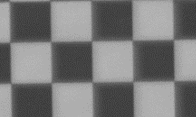
#> input picture board_r.png, 196 x 117 px; the run also reads 2 pictures not shown here
$ python getFocalLength.py
#> lines starting #> are read from the running program, lines starting #| are printed output that depends on the picture; long printed decimals are rounded
#> further down, img1 is the input picture: shape (117, 196, 4); mean R, G, B, A 120.9, 120.9, 120.9, 255
import skimage.io as skio
import skimage as sk
from skimage.transform import rotate
import numpy as np
import matplotlib.pyplot as plt
import scipy.interpolate as interpolate
import scipy.optimize as optimize

def intersectionPoints(xarray, yarray1, yarray2):
	p1 = interpolate.interp1d(xarray, yarray1, bounds_error = False, fill_value=0.)
	p2 = interpolate.interp1d(xarray, yarray2, bounds_error = False, fill_value=0.)

	def pdiff(x):
		return p1(x)-p2(x)

	x_min = xarray[0]
	x_max = xarray[-1]
	x_mid = np.linspace(xarray[0], xarray[-1], num = 1000);
	roots = set()
	for val in x_mid:
		root, infodict, ier, mesg = optimize.fsolve(pdiff, val, full_output = True)
		if ier == 1 and x_min < root < x_max:
			roots.add(round(root[0], 5))
	return roots

def getscanLine(img):
	i = img.shape[0] / 2
	return i

def compensation(img, white):
	img = sk.img_as_float(img)
	white = sk.img_as_float(white)
	img /= white
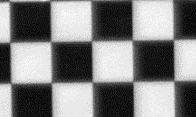
#> img: shape (117, 196) float64; min 0.316, max 1.05, mean 0.683; drawn with min black and max white
	img = ((img - img.min()) / (img.max() - img.min())) * 255
	return img.astype('uint8')

def getH(img, whiteList, angel):
	img = compensation(img, whiteList[:, :, 0])
	img = sk.img_as_ubyte(rotate(img, angel))
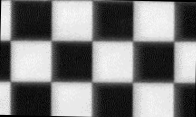
#> img: shape (117, 196); min 0, max 253, mean 126.3
	scanLine = int(getscanLine(img))
#> scanLine = 58
	skio.imsave("out.png", img)
	line = img[scanLine,]
#> line = 196 values, max 247 at index 26, min 7 at index 76, mean 134.6

	black = np.arange(128)
	numOfBlack, temp = np.histogram(line, bins = range(0, 129))
#> numOfBlack = 128 values, max 11 at index 19, min 0 at index 0, mean 0.719; temp = 129 values from 0 to 128
	B = (numOfBlack * black).sum()/numOfBlack.sum()
#> B = 30.03
	print(B)
#| 30.033

	white = np.arange(128, 256)
	numOfWhite, temp = np.histogram(line, bins = range(128, 257))
#> numOfWhite = 128 values, max 25 at index 105, min 0 at index 0, mean 0.812; temp = 129 values from 128 to 256
	W = (numOfWhite * white).sum()/numOfWhite.sum()
#> W = 227.2
	print(W)
#| 227.163

	G = (W - B) / 2 + B
#> G = 128.6

	print(int(G))
#| 128

	gray = np.zeros(img.shape[1]) + G
#> gray = 196 values from 128.6 to 128.6

	#print(intersectionPoints(range(0, img.shape[1]), line, gray))

	coordinates = list(intersectionPoints(range(0, img.shape[1]), line, gray))
#> the loop in intersectionPoints, `for val in x_mid:` made 1000 passes
#> (root, ier) on passes 1 to 3: ([-7.69], 1), ([-8.28], 1), ([-8.28], 1)
#> after the loop in intersectionPoints, `for val in x_mid:`: roots = 5 items
#> coordinates = [133, 10.55, 174, 51.51, 92.34]

	#coordinates = np.argwhere(np.diff(np.sign(line - gray)) != 0).reshape(-1) + 0
	#print(coordinates)
	coordinates.sort()
	print(coordinates)
#| [10.546, 51.511, 92.344, 133.015, 173.957]

	if (len(coordinates) % 2 != 0):
		coordinates = coordinates[0 : - 1]
#> coordinates = [10.55, 51.51, 92.34, 133]

	s = abs(coordinates[0] - coordinates[-1])/ (len(coordinates) - 1)
#> s = 40.82
	print(s)
#| 40.823

	print("\n-----------------------------------------\n")

	plt.plot(range(0, img.shape[1]), line, gray)
	plt.show()
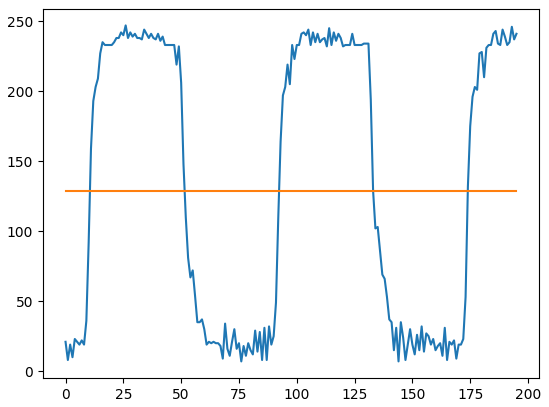
#> figure drawn by matplotlib, 1 panel; curve peaks at x = 26, y = 247
	return s

def getFocus(h1, h2, H, R1, R2):
	l = (h2 * (H + h1) * R2 - h1 * (H + h2) * R1)/(h2 * (H + h1) - h1 * (H + h2))
	nu = (h2 * (R2 - l))/(H + h2)
	return (nu * H)/(H + h1), (nu * H)/(H + h2)

img1 = skio.imread('board_r.png')
whiteList = skio.imread('white_r.png')
img_r = img1[:, :, 0]
h_r = getH(img_r, whiteList, -1.3)
#> h_r = 40.82

img2 = skio.imread('board_g.png')
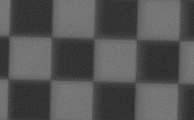
#> input picture board_g.png, 194 x 120 px
#> img2 is the input picture: shape (120, 194, 4); mean R, G, B, A 84.2, 84.2, 84.2, 255
whiteList = skio.imread('white_g.png')
img_g = img2[:, :, 0]
h_g = getH(img_g, whiteList, 1.6)
#> call 2 of getH, with angel = 1.6
#> in compensation (call 2), `img /= white`:
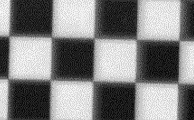
#> img: shape (120, 194) float64; min 0.336, max 1.03, mean 0.691; drawn with min black and max white
#> in getH (call 2), `img = sk.img_as_ubyte(rotate(img, angel))`:
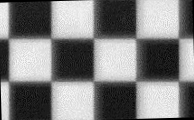
#> img: shape (120, 194); min 0, max 250, mean 127.8
#> in getH (call 2), `scanLine = int(getscanLine(img))`: scanLine = 60
#> in getH (call 2), `line = img[scanLine,]`: line = 194 values, max 248 at index 17, min 10 at index 168, mean 131.2
#> in getH (call 2), `numOfBlack, temp = np.histogram(line, bins = range(0, 129))`: numOfBlack = 128 values, max 5 at index 24, min 0 at index 0, mean 0.727; temp = 129 values from 0 to 128
#> in getH (call 2), `B = (numOfBlack * black).sum()/numOfBlack.sum()`: B = 36.66
#| 36.656
#> in getH (call 2), `numOfWhite, temp = np.histogram(line, bins = range(128, 257))`: numOfWhite = 128 values, max 7 at index 115, min 0 at index 0, mean 0.789; temp = 129 values from 128 to 256
#> in getH (call 2), `W = (numOfWhite * white).sum()/numOfWhite.sum()`: W = 218.2
#| 218.238
#> in getH (call 2), `G = (W - B) / 2 + B`: G = 127.4
#| 127
#> in getH (call 2), `gray = np.zeros(img.shape[1]) + G`: gray = 194 values from 127.4 to 127.4
#> the loop in intersectionPoints (call 2), `for val in x_mid:` made 1000 passes
#> (root, ier) on passes 1 to 3: ([8.81], 5), ([8.81], 5), ([8.81], 5)
#> in getH (call 2), `coordinates = list(intersectionPoints(range(0, img.shape[1]), line, gr..`: coordinates = [8.81, 136.3, 178.8, 51.55, 93.68]
#| [8.813, 51.554, 93.677, 136.264, 178.766]
#> in getH (call 2), `coordinates = coordinates[0 : - 1]`: coordinates = [8.81, 51.55, 93.68, 136.3]
#> in getH (call 2), `s = abs(coordinates[0] - coordinates[-1])/ (len(coordinates) - 1)`: s = 42.48
#| 42.484
#> in getH (call 2), `plt.show()`:
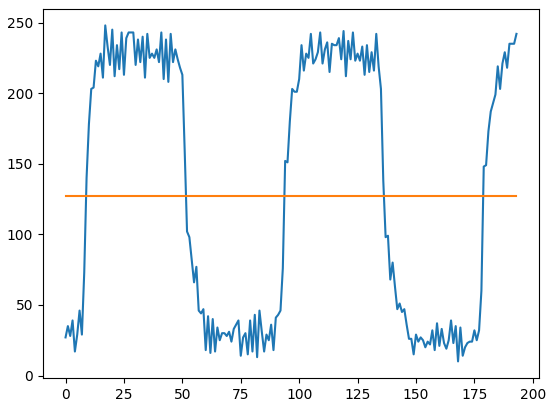
#> figure drawn by matplotlib, 1 panel; curve peaks at x = 17, y = 248
#> h_g = 42.48

m = 0.0053
h_r *= m
#> h_r = 0.216
h_g *= m
#> h_g = 0.225
H = 5
R1 = 320
R2 = 306
F1, F2 = getFocus(h_r, h_g, H, R1, R2)
#> in getFocus, `l = (h2 * (H + h1) * R2 - h1 * (H + h2) * R1)/(h2 * (H + h1) - h1 * (H..`: l = -53.61
#> in getFocus, `nu = (h2 * (R2 - l))/(H + h2)`: nu = 15.5
#> F1 = 14.85; F2 = 14.83
print(F1, F2)
#| 14.854 14.829
